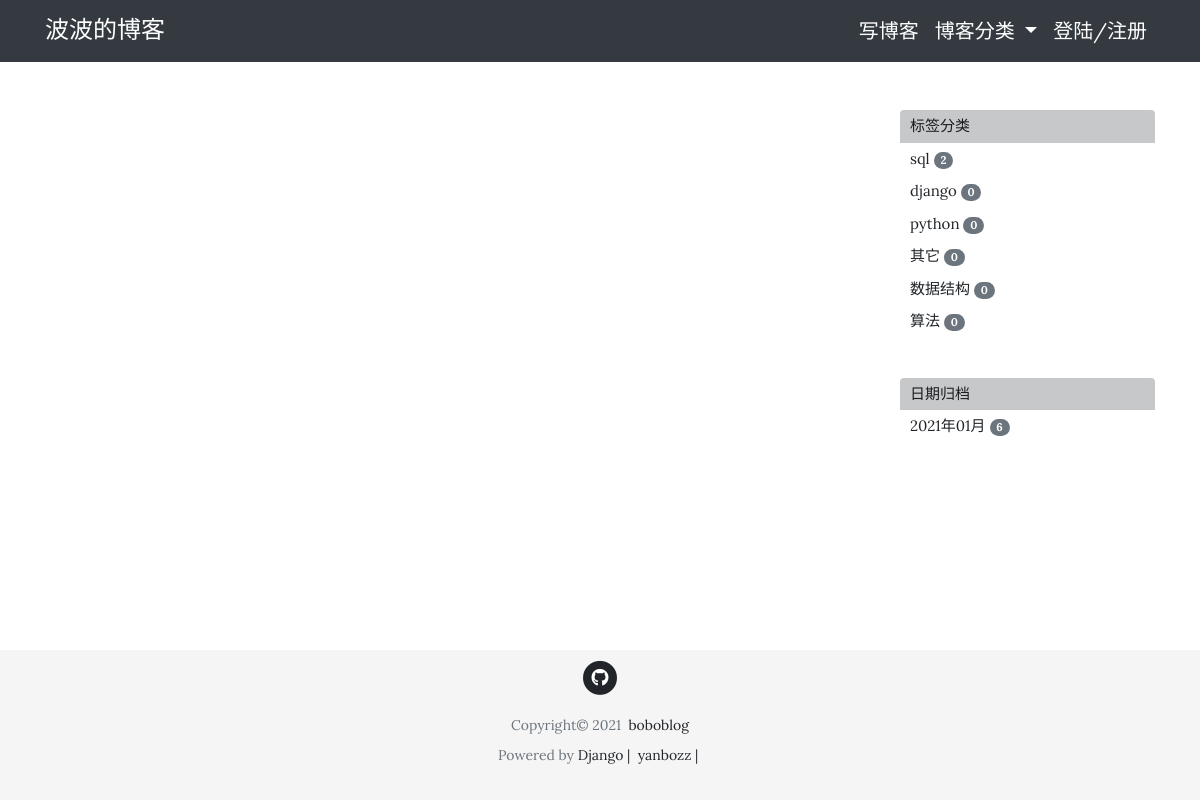
The page /date/525/525/ on the database its author committed.
### tag/models.py (models this page shows, shortened)
class PostTag(models.Model):
    slug = models.SlugField(max_length=50)
    tag_name = models.CharField(max_length=50)
    created = models.DateTimeField(default=timezone.now)
    posts = models.ManyToManyField(Post, blank=True,
                                   related_name='tags', related_query_name='tag')
    objects = PostTagManager()

### blog/views.py (the view)
# urls.py: path('date/<int:year>/<int:month>/', PostListWithDateView.as_view(), name='posts-with-date'),
class PostListWithDateView(PostListView):
    def get_queryset(self):
        post_list = Post.objects.filter(
            pub_date__year=self.kwargs['year'],
            pub_date__month=self.kwargs['month'],
        ).order_by('-pub_date')
        return post_list

### blog/views.py (called while the page is built)
    def get_context_data(self, **kwargs):
        context = super().get_context_data(**kwargs)
        date_qs = Post.objects.dates('pub_date', 'month', 'DESC')
        post_dates = self.get_count_in_month(date_qs)
        tags = PostTag.objects.get_posts_count()
        context['post_dates'] = post_dates
        context['tags'] = tags
        return context

    def get_count_in_month(self, qs):
        qs = qs.values('datefield').annotate(post_count=Count('id'))
        post_dates = []
        for date_qs in qs:
            post_dates.append((date_qs['datefield'], date_qs['post_count']))
        return post_dates

### tag/models.py (called while the page is built)
    def get_posts_count(self):
        tags = PostTag.objects.annotate(num_posts=Count('posts')).order_by('-num_posts')
        return tags

### blog/templates/blog/home.html (shortened to what this page needs)
{% extends "blog/base.html"  %}
{% block content %}
<div class="col-lg-8 col-md-10 mx-auto">
</div>
{% include 'blog/sidebar.html' %}
{% endblock content %}

### blog/templates/blog/sidebar.html
<div class="hidden-xs col-sm-10 col-md-2 col-lg-3">
  <div class="tag-list">
    <ul class="list-group">
      <li class="list-group-item list-group-item-dark">标签分类</li>
      {% for tag in tags %}
        <a href="{% url 'posts-with-tag' tag.slug %}" class="">
          <li class="list-group-item">
            {{ tag.tag_name }}
            <span class="badge badge-secondary badge-pill">{{ tag.num_posts }}</span>
          </li>
        </a>
      {% endfor %}
    </ul>
  </div>
  <div class="date-list">
    <ul class="list-group">
      <li class="list-group-item list-group-item-dark">日期归档</li>
      {% for post_date, count in post_dates %}
        <a href="{% url 'posts-with-date' post_date.year post_date.month %}" class="">
          <li class="list-group-item">
            {{ post_date|date:"Y年m月" }}
            <span class="badge badge-secondary badge-pill">{{ count }}</span>
          </li>
        </a>
      {% endfor %}
    </ul>
  </div>
</div>

### blog/static/blog/css/clean-blog.css (style rules this page uses)
body { font-size: 20px; color: #212529; font-family: 'Lora', 'Times New Roman', serif; }
ul { list-style-type: none; }
a { color: #212529; transition: all 0.2s; }
.tag-list { margin-bottom: 40px; font-size: 15px }
.tag-list .list-group-item { padding: 5px 10px; border: 0; }
.date-list { margin-bottom: 40px; font-size: 15px }
.date-list .list-group-item { padding: 5px 10px; border: 0; }

### blog/templates/blog/footer.html (style rules this page uses)
html { position: relative; min-height: 100%; }
body { font-size: 20px; color: #212529; font-family: 'Lora', 'Times New Roman', serif; align-items: center; margin-bottom: 150px; }

### rows shown on the page
PostTag: tag_name "sql", num_posts "2"
PostTag: tag_name "django", num_posts "0"
PostTag: tag_name "python", num_posts "0"
PostTag: tag_name "其它", num_posts "0"
PostTag: tag_name "数据结构", num_posts "0"
PostTag: tag_name "算法", num_posts "0"

### other values the page prints
{{ post_date|date:"Y年m月" }} "2021年01月"
{{ count }} "6"
